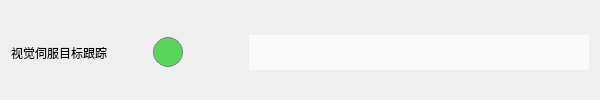
                  <widget class="QWidget" name="widget_23" native="true">
                   <property name="sizePolicy">
                    <sizepolicy hsizetype="Preferred" vsizetype="Fixed">
                     <horstretch>0</horstretch>
                     <verstretch>0</verstretch>
                    </sizepolicy>
                   </property>
                   <property name="minimumSize">
                    <size>
                     <width>0</width>
                     <height>45</height>
                    </size>
                   </property>
                   <property name="styleSheet">
                    <string notr="true">border:none
</string>
                   </property>
                   <layout class="QHBoxLayout" name="horizontalLayout_21">
                    <property name="topMargin">
                     <number>5</number>
                    </property>
                    <property name="bottomMargin">
                     <number>0</number>
                    </property>
                    <item>
                     <widget class="QLabel" name="label_49">
                      <property name="sizePolicy">
                       <sizepolicy hsizetype="Fixed" vsizetype="Preferred">
                        <horstretch>0</horstretch>
                        <verstretch>0</verstretch>
                       </sizepolicy>
                      </property>
                      <property name="minimumSize">
                       <size>
                        <width>60</width>
                        <height>0</height>
                       </size>
                      </property>
                      <property name="styleSheet">
                       <string notr="true">margin-top: 0px;</string>
                      </property>
                      <property name="text">
                       <string>视觉伺服目标跟踪</string>
                      </property>
                     </widget>
                    </item>
                    <item>
                     <spacer name="horizontalSpacer_7">
                      <property name="orientation">
                       <enum>Qt::Horizontal</enum>
                      </property>
                      <property name="sizeType">
                       <enum>QSizePolicy::Expanding</enum>
                      </property>
                      <property name="sizeHint" stdset="0">
                       <size>
                        <width>40</width>
                        <height>20</height>
                       </size>
                      </property>
                     </spacer>
                    </item>
                    <item>
                     <widget class="QLabel" name="label_50">
                      <property name="sizePolicy">
                       <sizepolicy hsizetype="Fixed" vsizetype="Fixed">
                        <horstretch>0</horstretch>
                        <verstretch>0</verstretch>
                       </sizepolicy>
                      </property>
                      <property name="minimumSize">
                       <size>
                        <width>30</width>
                        <height>30</height>
                       </size>
                      </property>
                      <property name="styleSheet">
                       <string notr="true">background-color: rgb(88, 214, 92);
border-radius: 15px; 
border: 1px solid gray;
margin-top: 0px;
</string>
                      </property>
                      <property name="text">
                       <string/>
                      </property>
                     </widget>
                    </item>
                    <item>
                     <spacer name="horizontalSpacer_14">
                      <property name="orientation">
                       <enum>Qt::Horizontal</enum>
                      </property>
                      <property name="sizeType">
                       <enum>QSizePolicy::Fixed</enum>
                      </property>
                      <property name="sizeHint" stdset="0">
                       <size>
                        <width>60</width>
                        <height>20</height>
                       </size>
                      </property>
                     </spacer>
                    </item>
                    <item>
                     <widget class="QLineEdit" name="lineEdit_32">
                      <property name="sizePolicy">
                       <sizepolicy hsizetype="Fixed" vsizetype="Fixed">
                        <horstretch>0</horstretch>
                        <verstretch>0</verstretch>
                       </sizepolicy>
                      </property>
                      <property name="minimumSize">
                       <size>
                        <width>340</width>
                        <height>35</height>
                       </size>
                      </property>
                      <property name="styleSheet">
                       <string notr="true">background-color: #f9f9f9;
padding: 5px 10px;
border:none;
margin-top: 0px;</string>
                      </property>
                     </widget>
                    </item>
                   </layout>
                  </widget>
